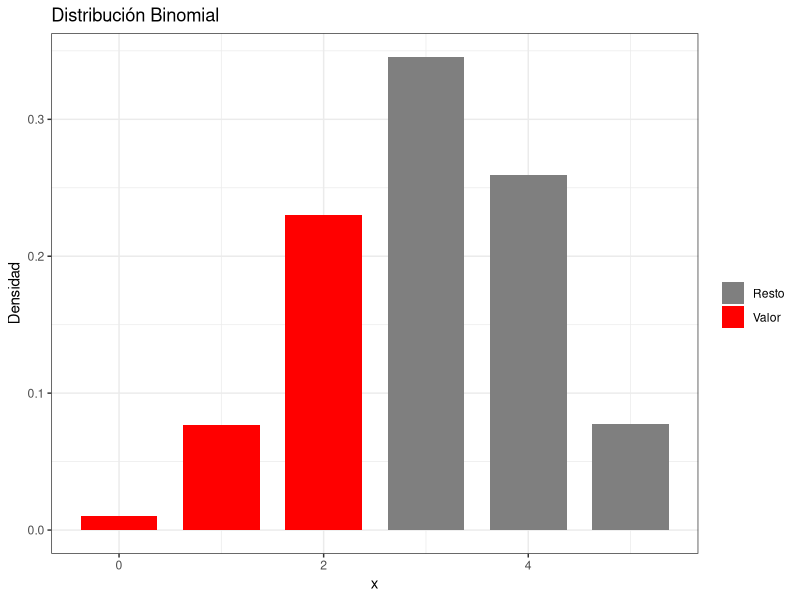
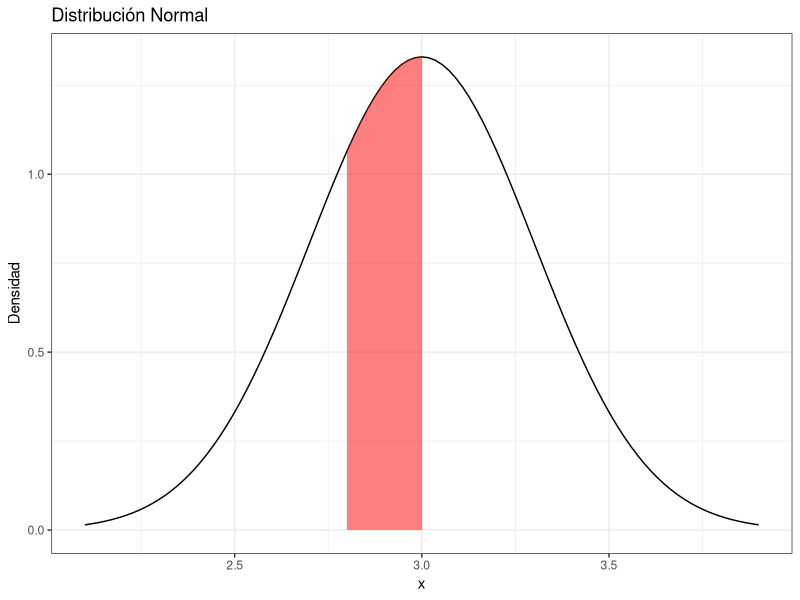
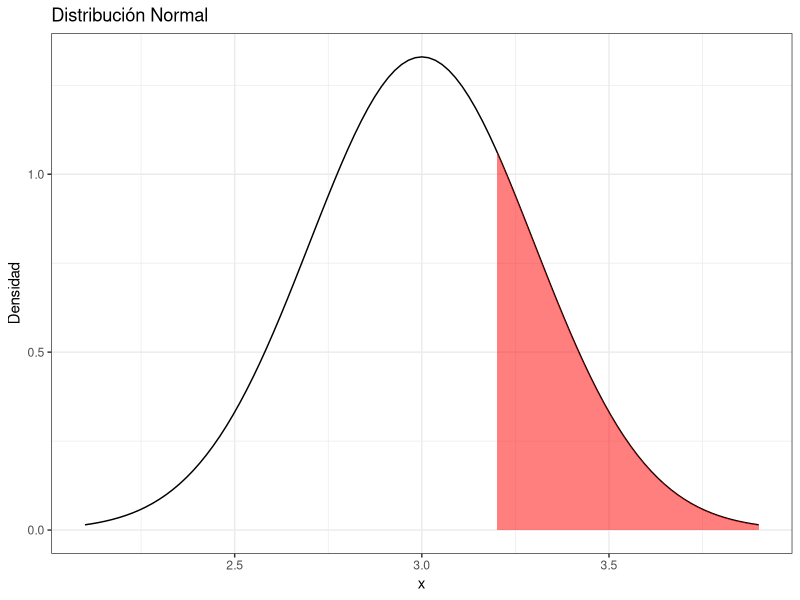
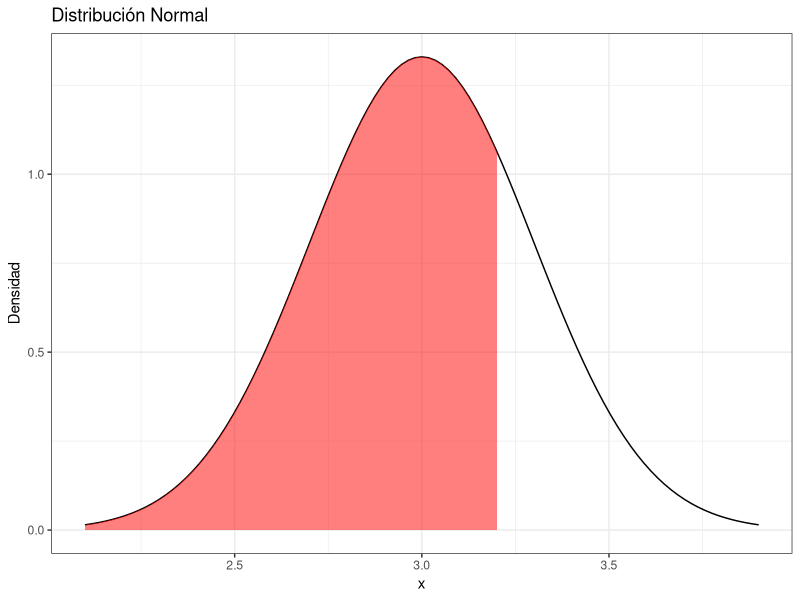
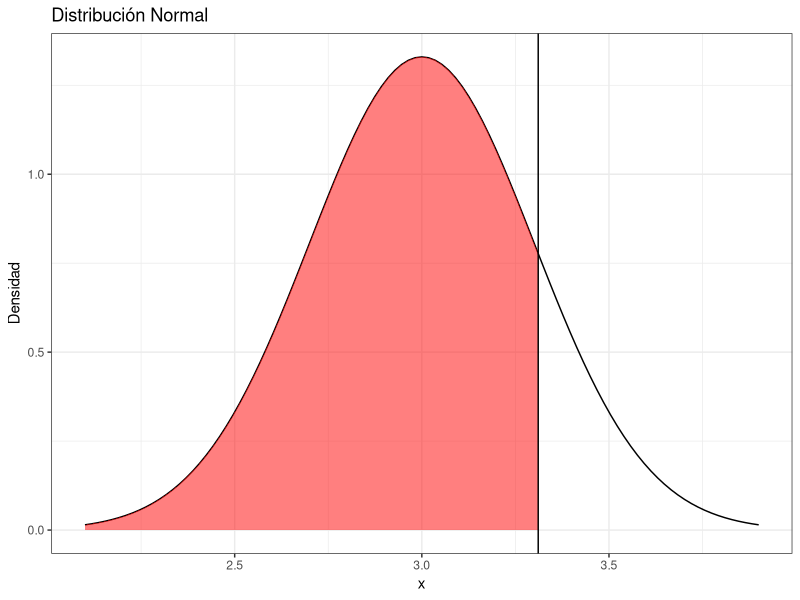
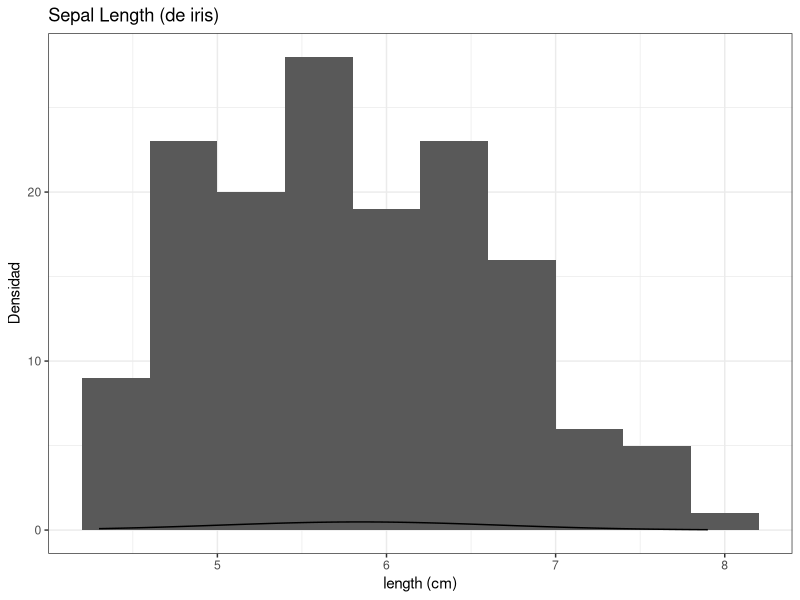

The R script that drew these images, in order:
## ---- chunk 1
library(tidyverse)
## ---- chunk 2
n = 5
p = 0.6
valor = 2
dbinom(valor, size = n, prob = p)
## ---- chunk 3
rango = 0:n
df = data.frame(x = rango, y = dbinom(rango, size = n, prob = p))

ggplot(df, aes(x = x, y = y, fill = factor(ifelse(x <= valor, "Valor", "Resto")))) +
  geom_bar(stat = "identity", width = 0.75) + xlab("x") + ylab("Densidad") +
  ggtitle("Distribución Binomial") +
  scale_fill_manual(name = "", values = c("grey50", "red")) + 
  theme_bw()
## ---- chunk 4
media <- 3
desv.tip <- 0.30
valor1 <- 3
valor2 <- 2.8
normal1 <- pnorm(valor1, mean = media, sd = desv.tip)
normal2 <- pnorm(valor2, mean = media, sd = desv.tip)
normal1
normal2
normal1 - normal2

## ---- chunk 5
rango <- c(media - 3 * desv.tip, media + 3 * desv.tip)
ggplot(data.frame(x = rango), aes(x = rango)) +
  stat_function(fun = dnorm, n = 101, args = list(mean = media, sd = desv.tip)) +
  geom_area(stat = 'function', fun = dnorm, args = list(mean = media, sd = desv.tip), fill = 'red', xlim = c(valor2, valor1), alpha = 0.5) +
  ylab("Densidad") + ggtitle("Distribución Normal") + xlab("x") + theme_bw()
## ---- chunk 6
valor <- 3.2
pnorm(valor, mean = media, sd = desv.tip)
pnorm(valor, mean = media, sd = desv.tip, lower.tail = FALSE)
## ---- chunk 7
1 - pnorm(valor, media, sd = desv.tip)
## ---- chunk 8
rango <- c(media - 3 * desv.tip, media + 3 * desv.tip)
ggplot(data.frame(x = rango), aes(x = rango)) +
  stat_function(fun = dnorm, n = 101, args = list(mean = media, sd = desv.tip)) +
  geom_area(stat = 'function',fun = dnorm, args = list(mean = media, sd = desv.tip), fill = 'red', xlim = c(valor, max(rango)), alpha = 0.5) +
  ylab("Densidad") + ggtitle("Distribución Normal") + xlab("x") + theme_bw()
## ---- chunk 9
valor <- 3.2
pnorm(valor, mean = media, sd = desv.tip)
## ---- chunk 10
rango <- c(media - 3 * desv.tip, media + 3 * desv.tip)
## ---- chunk 11
ggplot(data.frame(x = rango), aes(x = rango)) +
  stat_function(fun = dnorm, n = 101, args = list(mean = media, sd = desv.tip)) +
  geom_area(stat = 'function', fun = dnorm, args = list(mean = media, sd = desv.tip), fill = 'red', xlim = c(min(rango), valor), alpha = 0.5) +
  ylab("Densidad") + ggtitle("Distribución Normal") + xlab("x") + theme_bw()
## ---- chunk 12
a <- 0.85
qnorm(a, mean = media, sd = desv.tip)
qnorm(0.15, mean = media, sd = desv.tip, lower.tail = FALSE)
## ---- chunk 13
rango <- c(media - 3 * desv.tip, media + 3 * desv.tip)
## ---- chunk 14
ggplot(data.frame(x = rango), aes(x = rango)) +
  stat_function(fun = dnorm, n = 101, args = list(mean = media, sd = desv.tip)) +
  geom_area(stat = 'function', fun = dnorm, args = list(mean = media, sd = desv.tip), fill = 'red', xlim = c(min(rango), qnorm(a, mean = media, sd = desv.tip)), alpha = 0.5) +
  geom_vline(xintercept = qnorm(a, mean = media, sd = desv.tip)) +
  ylab("Densidad") + ggtitle("Distribución Normal") + xlab("x") + theme_bw()
## ---- chunk 15
r <- 15
rnorm(r, mean = media, sd = desv.tip)
## ---- chunk 16
media <- mean(iris$Sepal.Length)
desv.tip <- sd(iris$Sepal.Length)
media
desv.tip
## ---- chunk 17
ggplot(iris, aes(x=Sepal.Length)) + 
  geom_histogram(bins = 10) +
  stat_function(fun = dnorm, n = 101, args = list(mean = media, sd = desv.tip)) +
  geom_area(stat = 'function', sec.axis = sec_axis(~ . / 10)) +
  ylab("Densidad") + 
  ggtitle("Sepal Length (de iris)") + 
  xlab("length (cm)") + 
  theme_bw()
